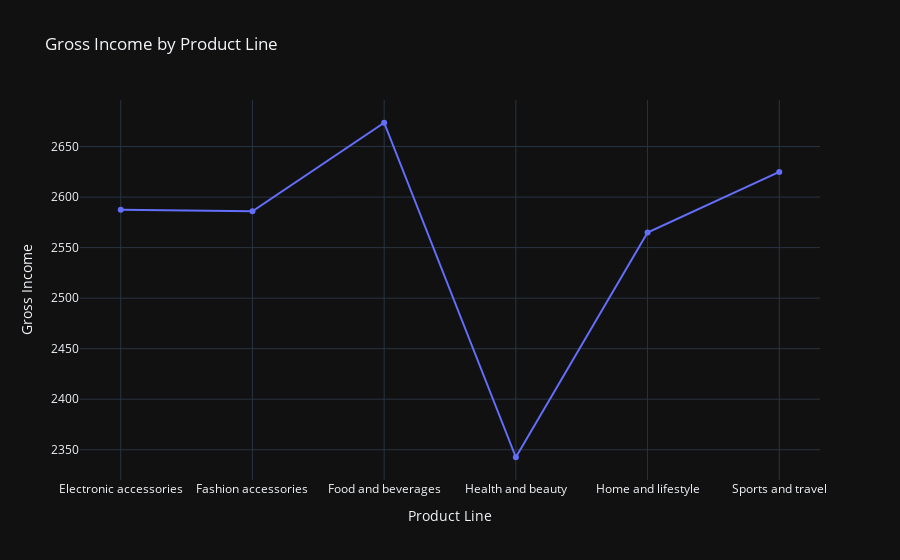

The notebook cell saved with this chart:
### Code cell
product_gross_income = data.groupby("Product line")["gross income"].sum().reset_index()

# Create line chart
px.line(
    product_gross_income,
    x="Product line",
    y="gross income",
    title="Gross Income by Product Line",
    markers=True,
    labels={"gross income": "Gross Income", "Product line": "Product Line"},
    line_shape="linear",
)

### Figure 1 — Plotly figure (JSON) as saved in the notebook; plotly's stock layout.template omitted (floating-point values rounded to 4 significant figures)
{"data": [{"hovertemplate": "Product Line=%{x}<br>Gross Income=%{y}<extra></extra>", "legendgroup": "", "line": {"color": "#636efa", "dash": "solid", "shape": "linear"}, "marker": {"symbol": "circle"}, "mode": "markers+lines", "name": "", "orientation": "v", "showlegend": false, "x": ["Electronic accessories", "Fashion accessories", "Food and beverages", "Health and beauty", "Home and lifestyle", "Sports and travel"], "xaxis": "x", "y": [2588.0, 2586.0, 2674.0, 2343.0, 2565.0, 2625.0], "yaxis": "y", "type": "scatter"}], "layout": {"xaxis": {"anchor": "y", "domain": [0.0, 1.0], "title": {"text": "Product Line"}}, "yaxis": {"anchor": "x", "domain": [0.0, 1.0], "title": {"text": "Gross Income"}}, "legend": {"tracegroupgap": 0}, "title": {"text": "Gross Income by Product Line"}}}
